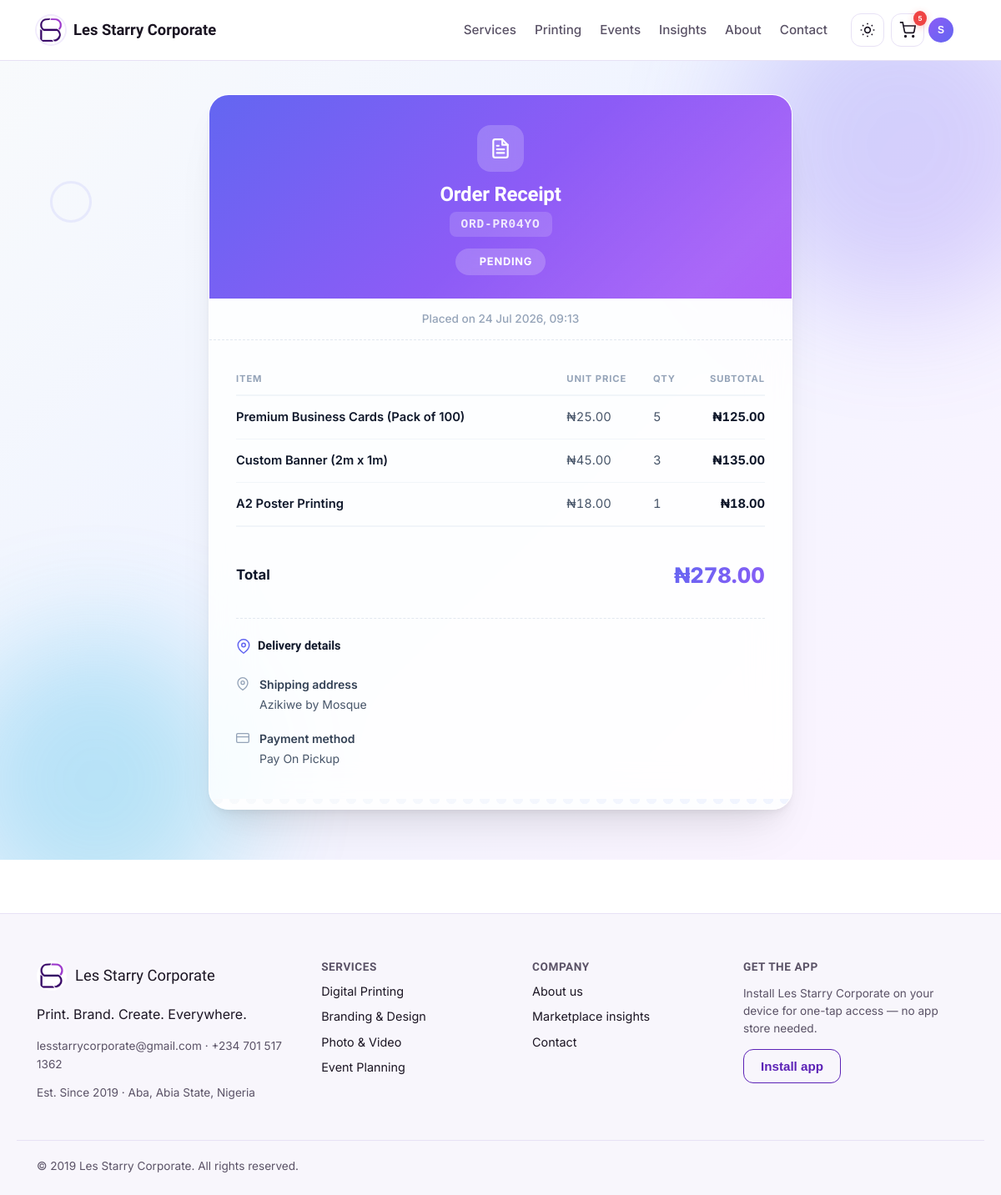
Page /dashboard/orders/2 (signed in) on the committed database.
### app/models.py (models this page shows, shortened)
class User(UserMixin, db.Model):
    __tablename__ = "users"
    id = db.Column(db.Integer, primary_key=True)
    full_name = db.Column(db.String(120), nullable=False)
    email = db.Column(db.String(150), unique=True, nullable=False, index=True)
    phone = db.Column(db.String(30))
    password_hash = db.Column(db.String(255), nullable=False)
    is_admin = db.Column(db.Boolean, default=False)
    preferred_theme = db.Column(db.String(20), default="light")
    preferred_currency = db.Column(db.String(10), default="NGN")
    address = db.Column(db.String(255), nullable=True)
    last_login = db.Column(db.DateTime, nullable=True)
    created_at = db.Column(db.DateTime, default=datetime.utcnow)
    updated_at = db.Column(db.DateTime, default=datetime.utcnow, onupdate=datetime.utcnow)
    bookings = db.relationship(
        "Booking",
        foreign_keys="Booking.user_id",
        back_populates="customer",
        lazy=True
    )
    orders = db.relationship("Order", back_populates="customer", lazy=True)
    cart_items = db.relationship("CartItem", back_populates="owner", lazy=True, cascade="all, delete-orphan")
    reviews = db.relationship("Review", back_populates="author", lazy=True)
    assigned_bookings = db.relationship(
        "Booking",
        foreign_keys="Booking.assigned_staff_id",
        back_populates="assigned_staff",
        lazy=True
    )
    wishlist_items = db.relationship("Wishlist", back_populates="user", lazy=True, cascade="all, delete-orphan")
    notifications = db.relationship("Notification", back_populates="user", lazy=True, cascade="all, delete-orphan")
    activities = db.relationship("ActivityLog", back_populates="user", lazy=True, cascade="all, delete-orphan")

class Order(db.Model):
    __tablename__ = "orders"
    id = db.Column(db.Integer, primary_key=True)
    reference = db.Column(db.String(20), unique=True, default=lambda: generate_reference("ORD"))
    user_id = db.Column(db.Integer, db.ForeignKey("users.id"), nullable=False)
    total_amount = db.Column(db.Float, nullable=False, default=0.0)
    status = db.Column(db.String(30), default="pending")
    shipping_address = db.Column(db.String(255))
    billing_address = db.Column(db.String(255), nullable=True)
    order_notes = db.Column(db.Text, nullable=True)
    payment_method = db.Column(db.String(50), default="pay_on_pickup")
    payment_reference = db.Column(db.String(100), unique=True, nullable=True)
    paid_at = db.Column(db.DateTime, nullable=True)
    payment_details = db.Column(db.Text, nullable=True)
    tracking_number = db.Column(db.String(100), nullable=True)
    shipped_at = db.Column(db.DateTime, nullable=True)
    delivered_at = db.Column(db.DateTime, nullable=True)
    discount_amount = db.Column(db.Float, default=0.0)
    discount_code = db.Column(db.String(50), nullable=True)
    created_at = db.Column(db.DateTime, default=datetime.utcnow)
    updated_at = db.Column(db.DateTime, default=datetime.utcnow, onupdate=datetime.utcnow)
    items = db.relationship("OrderItem", back_populates="order", lazy=True, cascade="all, delete-orphan")
    customer = db.relationship("User", back_populates="orders")

class OrderItem(db.Model):
    __tablename__ = "order_items"
    id = db.Column(db.Integer, primary_key=True)
    order_id = db.Column(db.Integer, db.ForeignKey("orders.id"), nullable=False)
    service_id = db.Column(db.Integer, db.ForeignKey("services.id"), nullable=False)
    service_name = db.Column(db.String(150))
    unit_price = db.Column(db.Float, nullable=False)
    quantity = db.Column(db.Integer, default=1)
    options = db.Column(db.Text, nullable=True)
    created_at = db.Column(db.DateTime, default=datetime.utcnow)
    service = db.relationship("Service", back_populates="order_items")
    order = db.relationship("Order", back_populates="items")
    @property
    def subtotal(self):
        return round(self.unit_price * self.quantity, 2)

### app/blueprints/dashboard/routes.py (the view)
@dashboard_bp.route("/orders/<int:order_id>")
@login_required
def order_detail(order_id):
    order = Order.query.filter_by(id=order_id, user_id=current_user.id).first_or_404()
    return render_template("dashboard/order_detail.html", order=order)

### app/templates/dashboard/order_detail.html (shortened to what this page needs)
{% extends "base.html" %}
{% block content %}
<section class="order-page">
  <div class="blob blob-1"></div>
  <div class="blob blob-2"></div>
  <div class="shape shape-ring" style="top: 15%; left: 5%;"></div>
  <div class="receipt-container">
    <div class="receipt-card">
      <div class="receipt-header">
        <div class="receipt-header-content">
          <div class="receipt-icon">
          </div>
          <h1 class="receipt-title">Order Receipt</h1>
          <span class="receipt-ref">{{ order.reference }}</span>
          <div>
            <span class="receipt-status status-{{ order.status }}">{{ order.status }}</span>
          </div>
        </div>
      </div>
      <div class="receipt-date">
        Placed on {{ order.created_at.strftime('%d %b %Y, %H:%M') }}
      </div>
      <div class="receipt-body">
        <table class="items-table">
          <thead>
            <tr>
              <th>Item</th>
              <th>Unit price</th>
              <th>Qty</th>
              <th>Subtotal</th>
            </tr>
          </thead>
          <tbody>
            {% for item in order.items %}
            <tr style="animation-delay: {{ loop.index * 0.08 }}s;">
              <td class="item-name">{{ item.service_name }}</td>
              <td class="item-price">{{ currency }}{{ "%.2f"|format(item.unit_price) }}</td>
              <td class="item-qty">{{ item.quantity }}</td>
              <td class="item-subtotal">{{ currency }}{{ "%.2f"|format(item.subtotal) }}</td>
            </tr>
            {% endfor %}
          </tbody>
        </table>
        <div class="receipt-total">
          <span class="total-label">Total</span>
          <span class="total-amount">{{ currency }}{{ "%.2f"|format(order.total_amount) }}</span>
        </div>
        <div class="receipt-details">
          <h4 class="details-title">
            <svg viewBox="0 0 24 24" fill="none" stroke="currentColor" stroke-width="2" stroke-linecap="round" stroke-linejoin="round"><path d="M21 10c0 7-9 13-9 13s-9-6-9-13a9 9 0 0 1 18 0z"/><circle cx="12" cy="10" r="3"/></svg>
            Delivery details
          </h4>
          <div class="detail-row">
            <svg viewBox="0 0 24 24" fill="none" stroke="currentColor" stroke-width="2" stroke-linecap="round" stroke-linejoin="round"><path d="M21 10c0 7-9 13-9 13s-9-6-9-13a9 9 0 0 1 18 0z"/><circle cx="12" cy="10" r="3"/></svg>
            <div>
              <strong>Shipping address</strong>
              <div class="detail-value">{{ order.shipping_address or "Studio pickup" }}</div>
            </div>
          </div>
          <div class="detail-row">
            <svg viewBox="0 0 24 24" fill="none" stroke="currentColor" stroke-width="2" stroke-linecap="round" stroke-linejoin="round"><rect x="1" y="4" width="22" height="16" rx="2" ry="2"/><line x1="1" y1="10" x2="23" y2="10"/></svg>
            <div>
              <strong>Payment method</strong>
              <div class="detail-value">{{ order.payment_method.replace('_', ' ')|title }}</div>
            </div>
          </div>
        </div>
      </div>
      <div class="receipt-tear"></div>
    </div>
  </div>
</section>
{% endblock %}

### app/templates/base.html (shortened to what this page needs)
<!DOCTYPE html>
<html lang="en" data-theme="light">
<head>
<link rel="stylesheet" href="{{ url_for('static', filename='css/style.css') }}">
</head>
<body>
<header class="site-header">
  <div class="container header-inner">
    <a href="{{ url_for('main.index') }}" class="brand">
      <span class="brand-mark" aria-hidden="true">
        <img src="{{ url_for('static', filename='img/brand/logo-mark.png') }}" alt="" width="34" height="34">
      </span>
      <span class="brand-name">{{ company_name }}</span>
    </a>
    <nav class="main-nav" aria-label="Primary">
      <a href="{{ url_for('catalog.list_services') }}">Services</a>
      <a href="{{ url_for('catalog.list_services') }}?category=printing">Printing</a>
      <a href="{{ url_for('catalog.list_services') }}?category=events">Events</a>
      <a href="{{ url_for('main.marketplace_insights') }}">Insights</a>
      <a href="{{ url_for('main.about') }}">About</a>
      <a href="{{ url_for('main.contact') }}">Contact</a>
    </nav>
    <div class="header-actions">
      <button id="theme-toggle" class="icon-btn" aria-label="Toggle dark mode" title="Toggle light/dark mode">
        <svg class="icon-sun" width="20" height="20" viewBox="0 0 24 24" fill="none" stroke="currentColor" stroke-width="2"><circle cx="12" cy="12" r="4"/><path d="M12 2v2M12 20v2M4.9 4.9l1.4 1.4M17.7 17.7l1.4 1.4M2 12h2M20 12h2M4.9 19.1l1.4-1.4M17.7 6.3l1.4-1.4"/></svg>
      </button>
      <a href="{{ url_for('cart.view_cart') }}" class="icon-btn cart-link" aria-label="View cart" id="cartLink">
        <svg width="20" height="20" viewBox="0 0 24 24" fill="none" stroke="currentColor" stroke-width="2"><circle cx="9" cy="21" r="1"/><circle cx="20" cy="21" r="1"/><path d="M1 1h4l2.7 13.4a2 2 0 002 1.6h9.7a2 2 0 002-1.6L23 6H6"/></svg>
        {% if current_user.is_authenticated and cart_count and cart_count > 0 %}
        <span class="badge cart-badge" id="cartBadge">{{ cart_count }}</span>
        {% elif current_user.is_authenticated %}
        <span class="badge cart-badge" id="cartBadge" style="display: none;">0</span>
        {% endif %}
      </a>
      {% if current_user.is_authenticated %}
      <div class="user-menu" id="userMenu">
        <button class="icon-btn user-btn" id="userMenuBtn" aria-haspopup="true" aria-expanded="false" aria-label="User menu">
          <span class="user-avatar">{{ current_user.full_name[0]|upper }}</span>
        </button>
      </div>
      {% else %}
      <a href="{{ url_for('auth.login') }}" class="btn btn-ghost btn-sm">Log in</a>
      <a href="{{ url_for('auth.register') }}" class="btn btn-primary btn-sm">Sign up</a>
      {% endif %}
    </div>
  </div>
</header>
<main id="main-content">
  {% block content %}{% endblock %}
</main>
<footer class="site-footer">
  <div class="container footer-grid">
    <div class="footer-brand">
      <div class="footer-brand-mark">
        <img src="{{ url_for('static', filename='img/brand/logo-mark.png') }}" alt="{{ company_name }} logo" width="36" height="36">
        <span class="brand-name">{{ company_name }}</span>
      </div>
      <p>{{ company_tagline }}</p>
      <p class="footer-meta">{{ company_email }} · {{ company_phone }}</p>
      <p class="footer-meta">Est. {{ company_founded }} · Aba, Abia State, Nigeria</p>
    </div>
    <div class="footer-col">
      <h4>Services</h4>
      <a href="{{ url_for('catalog.list_services') }}?category=printing">Digital Printing</a>
      <a href="{{ url_for('catalog.list_services') }}?category=branding">Branding &amp; Design</a>
      <a href="{{ url_for('catalog.list_services') }}?category=photo-video">Photo &amp; Video</a>
      <a href="{{ url_for('catalog.list_services') }}?category=events">Event Planning</a>
    </div>
    <div class="footer-col">
      <h4>Company</h4>
      <a href="{{ url_for('main.about') }}">About us</a>
      <a href="{{ url_for('main.marketplace_insights') }}">Marketplace insights</a>
      <a href="{{ url_for('main.contact') }}">Contact</a>
    </div>
    <div class="footer-col">
      <h4>Get the app</h4>
      <p class="footer-meta">Install {{ company_name }} on your device for one-tap access — no app store needed.</p>
      <button id="install-btn" class="btn btn-outline" hidden>Install app</button>
    </div>
  </div>
  <div class="container footer-bottom">
    <span>&copy; {{ company_founded.split()[-1] if company_founded else '2026' }} {{ company_name }}. All rights reserved.</span>
  </div>
</footer>
</body>
</html>

### app/templates/base.html (style rules this page uses)
.user-menu { position: relative; }
.user-btn { display: flex !important; align-items: center; gap: 6px; padding: 4px 8px 4px 4px !important; border-radius: 50px !important; background: none; border: none; cursor: pointer; transition: background 0.2s ease; color: var(--text-color, #0f172a); font-size: 0.85rem; }
.user-avatar { width: 30px; height: 30px; border-radius: 50%; background: linear-gradient(135deg, #8b5cf6, #6366f1); color: white; display: flex; align-items: center; justify-content: center; font-weight: 700; font-size: 0.75rem; flex-shrink: 0; }
.cart-link { position: relative; }
.cart-badge { position: absolute; top: -4px; right: -4px; background: #ef4444; color: white; font-size: 0.5rem; font-weight: 700; padding: 1px 5px; border-radius: 50%; min-width: 16px; text-align: center; line-height: 16px; box-shadow: 0 2px 8px rgba(239, 68, 68, 0.3); transition: transform 0.2s cubic-bezier(0.34, 1.56, 0.64, 1); }

### rows in the picture
User: full_name "S"
Order: reference "ORD-PR04YO", status "PENDING", created_at "24 Jul 2026, 09:13", total_amount "278.00", shipping_address "Azikiwe by Mosque", payment_method.replace "Pay On Pickup"
OrderItem: service_name "Premium Business Cards (Pack of 100)", currency "₦", unit_price "25.00", quantity "5", subtotal "125.00"
OrderItem: service_name "Custom Banner (2m x 1m)", currency "₦", unit_price "45.00", quantity "3", subtotal "135.00"
OrderItem: service_name "A2 Poster Printing", currency "₦", unit_price "18.00", quantity "1", subtotal "18.00"

### other values in the picture
{{ company_name }} "Les Starry Corporate"
{{ cart_count }} "5"
{{ currency }} "₦"
{{ company_tagline }} "Print. Brand. Create. Everywhere."
{{ company_email }} "lesstarrycorporate@gmail.com"
{{ company_phone }} "+234 701 517 1362"
{{ company_founded }} "Since 2019"
{{ company_founded.split()[-1] if company_founded else '2026' }} "2019"
